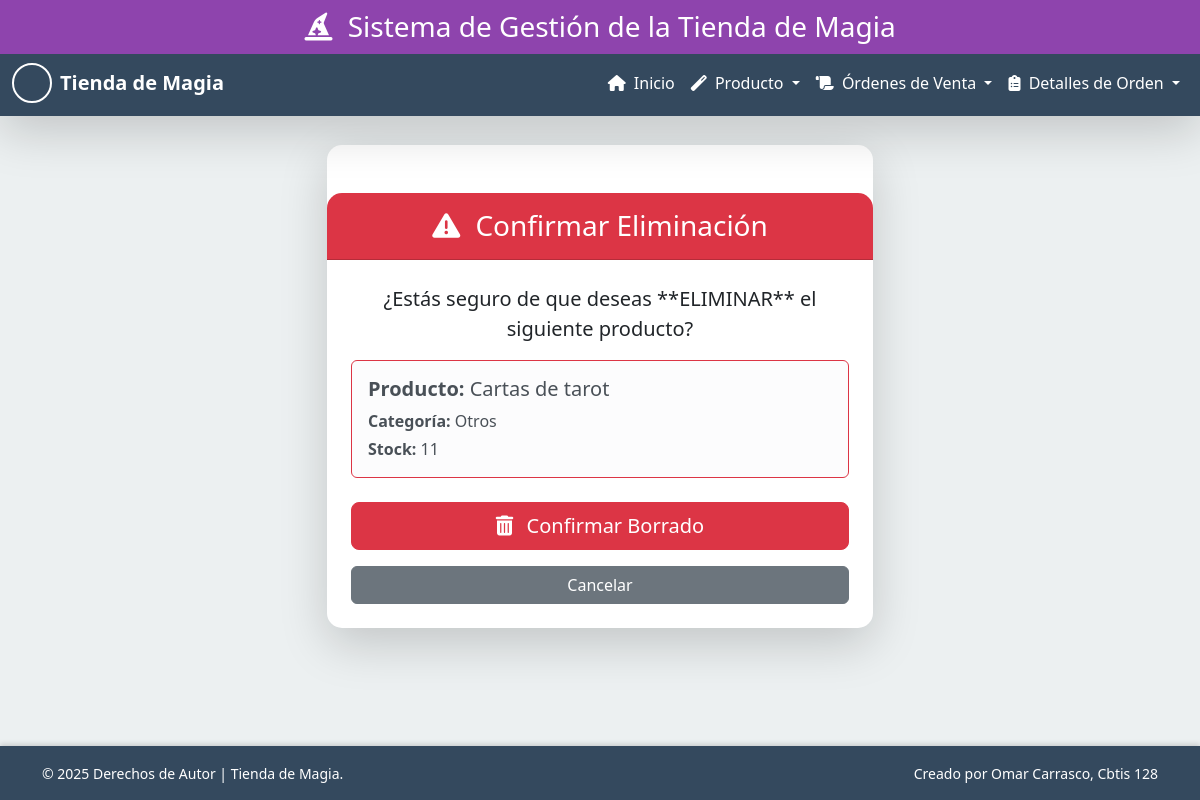
The page /productos/borrar/1/ on the database its author committed.
### app_TiendadeMagia/models.py (models this page shows, shortened)
class Producto(models.Model):
    nombre = models.CharField(max_length=100)
    descripcion = models.TextField(blank=True, null=True)
    categoria = models.CharField(max_length=50)
    precio = models.DecimalField(max_digits=10, decimal_places=2)
    proveedor = models.CharField(max_length=100, blank=True, null=True)
    stock = models.IntegerField(default=0)
    fecha_registro = models.DateField(default=date.today)
    class Meta:
        verbose_name = "Producto de Magia"
        verbose_name_plural = "Productos de Magia"
        ordering = ['nombre']

### app_TiendadeMagia/views.py (the view, shortened to what this page needs)
def borrar_producto(request, producto_id):
    producto = get_object_or_404(Producto, id=producto_id)
    return render(request, 'producto/borrar_producto.html', {
        'producto': producto,
        'titulo': 'Borrar Producto'
    })

### app_TiendadeMagia/templates/producto/borrar_producto.html (shortened to what this page needs)
{% extends 'base.html' %}
{% block content %}
<div class="row justify-content-center">
    <div class="col-md-8 col-lg-6">
        <div class="card shadow-lg border-0 pt-5" style="border-radius: 15px;">
            <div class="card-header bg-danger text-white text-center py-3" style="border-radius: 15px 15px 0 0;">
                <h3 class="mb-0"><i class="fas fa-exclamation-triangle me-2"></i> Confirmar Eliminación</h3>
            </div>
            <div class="card-body p-4 text-center">
                <p class="lead">¿Estás seguro de que deseas **ELIMINAR** el siguiente producto?</p>
                <div class="alert alert-light border border-danger text-start p-3 mb-4">
                    <h5><strong>Producto:</strong> {{ producto.nombre }}</h5>
                    <p class="mb-1"><strong>Categoría:</strong> {{ producto.categoria }}</p>
                    <p class="mb-0"><strong>Stock:</strong> {{ producto.stock }}</p>
                </div>
                <form method="POST">
                    <button type="submit" class="btn btn-danger btn-lg w-100 mb-3">
                        <i class="fas fa-trash-alt me-2"></i> Confirmar Borrado
                    </button>
                    <a href="{% url 'ver_producto' %}" class="btn btn-secondary w-100">Cancelar</a>
                </form>
            </div>
        </div>
    </div>
</div>
{% endblock %}

### app_TiendadeMagia/templates/base.html (style rules this page uses)
:root { --color-primary: #8e44ad; --color-light: #ecf0f1; --header-height: 50px; --navbar-height: 55px; }
body { background-color: var(--color-light); display: flex; flex-direction: column; min-height: 100vh; padding-top: calc(var(--header-height) + var(--navbar-height) + 1rem); }

### rows shown on the page
Producto: nombre "Cartas de tarot", categoria "Otros", stock "11"
